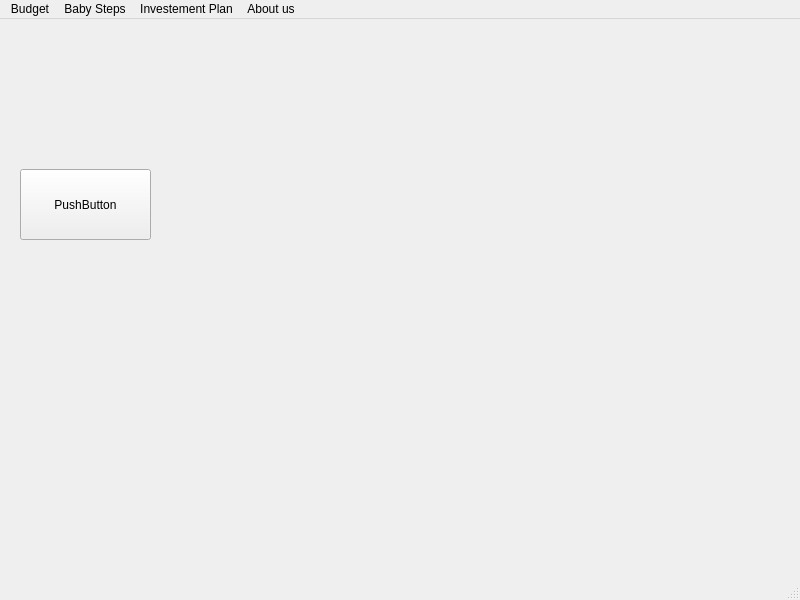
<?xml version="1.0" encoding="UTF-8"?>
<ui version="4.0">
 <class>MainWindow</class>
 <widget class="QMainWindow" name="MainWindow">
  <property name="geometry">
   <rect>
    <x>0</x>
    <y>0</y>
    <width>800</width>
    <height>600</height>
   </rect>
  </property>
  <property name="windowTitle">
   <string>MainWindow</string>
  </property>
  <widget class="QWidget" name="centralwidget">
   <widget class="QPushButton" name="pushButton">
    <property name="geometry">
     <rect>
      <x>20</x>
      <y>150</y>
      <width>131</width>
      <height>71</height>
     </rect>
    </property>
    <property name="sizePolicy">
     <sizepolicy hsizetype="Minimum" vsizetype="Expanding">
      <horstretch>0</horstretch>
      <verstretch>0</verstretch>
     </sizepolicy>
    </property>
    <property name="text">
     <string>PushButton</string>
    </property>
   </widget>
  </widget>
  <widget class="QMenuBar" name="menubar">
   <property name="geometry">
    <rect>
     <x>0</x>
     <y>0</y>
     <width>800</width>
     <height>26</height>
    </rect>
   </property>
   <widget class="QMenu" name="menuBudget">
    <property name="title">
     <string>Budget</string>
    </property>
   </widget>
   <widget class="QMenu" name="menuBabySteps">
    <property name="title">
     <string>Baby Steps</string>
    </property>
   </widget>
   <widget class="QMenu" name="menuInvestement_Plan">
    <property name="title">
     <string>Investement Plan</string>
    </property>
   </widget>
   <widget class="QMenu" name="menuAbout_Us">
    <property name="title">
     <string>About us</string>
    </property>
   </widget>
   <addaction name="menuBudget"/>
   <addaction name="menuBabySteps"/>
   <addaction name="menuInvestement_Plan"/>
   <addaction name="menuAbout_Us"/>
  </widget>
  <widget class="QStatusBar" name="statusbar"/>
 </widget>
 <resources/>
 <connections/>
</ui>
